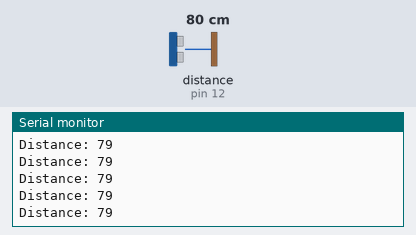
Recording of a sketch running on a simulated Arduino Uno, built with avr-gcc and run on an emulated ATmega328P. Parts: the last lines printed to the serial monitor. Wiring (inferred from the names in the program): ultrasonic range finder: trigger pin 13; echo pin 12. The test bench sets the inputs (shaded band); at power-on: distance to the obstacle (sensor on pin 12) 80 cm. The echo pulse lasts 58.3 µs per cm.

Above: at 1.2 s.
1.3 s: distance to the obstacle (sensor on pin 12) set to 2 cm
At 1.9 s:
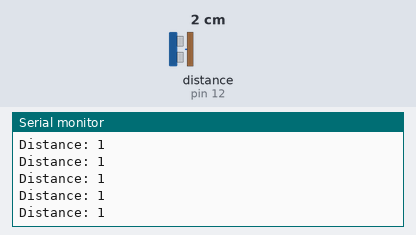
4.3 s: distance to the obstacle (sensor on pin 12) set to 120 cm
At 4.9 s:
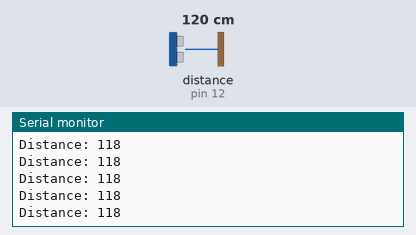
7.3 s: distance to the obstacle (sensor on pin 12) set to 4 cm
At 8.0 s:
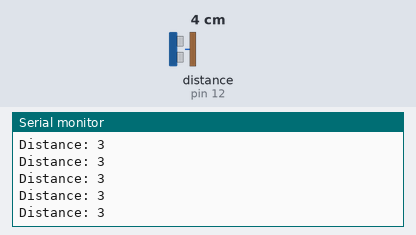
10.3 s: distance to the obstacle (sensor on pin 12) set to 18 cm
At 10.8 s:
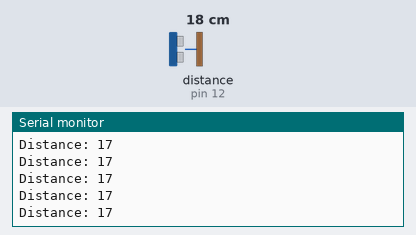
Timing chart, 0 to 13.3 s (numbered marks = the images above; inputs shaded):
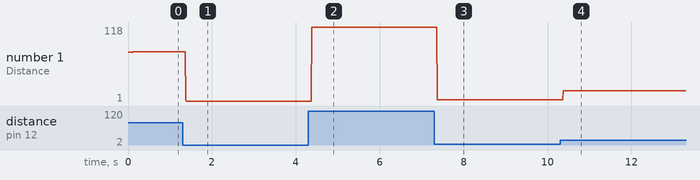

Measured:
- after the input at 1.3 s, the serial monitor: prints a new line after 0.07 s (image 1)
- after the input at 4.3 s, the serial monitor: prints a new line after 0.08 s (image 2)
- after the input at 7.3 s, the serial monitor: prints a new line after 0.07 s (image 3)
- after the input at 10.3 s, the serial monitor: prints a new line after 0.07 s (image 4)
- plotted number 1: 79 → 1 after the input at 1.3 s, 1 → 118 after the input at 4.3 s, 118 → 3 after the input at 7.3 s, 3 → 1 after the input at 10.3 s

The sketch:

ultrasonic_test.ino
```cpp
int trigger = 13;
int echo = 12;

long time1;
int distance;
void setup() {
  // put your setup code here, to run once:
  pinMode(trigger,OUTPUT);
  pinMode(echo,INPUT);
  Serial.begin(9600);

}

void loop() {
  // put your main code here, to run repeatedly:
  digitalWrite(trigger,LOW);
  delayMicroseconds(2);
  digitalWrite(trigger,HIGH);
  delayMicroseconds(10);
  digitalWrite(trigger,LOW);
  time1 = pulseIn(echo,HIGH);
  distance = time1*0.034/2;
  Serial.print("Distance: ");
  Serial.println(distance);

}
```
